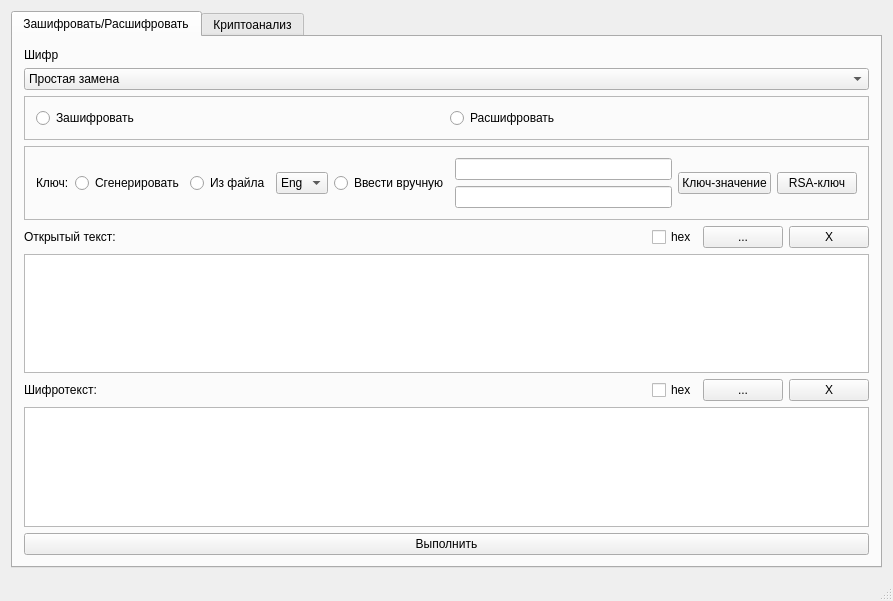
<?xml version="1.0" encoding="UTF-8"?>
<ui version="4.0">
 <class>MainWindow</class>
 <widget class="QMainWindow" name="MainWindow">
  <property name="geometry">
   <rect>
    <x>0</x>
    <y>0</y>
    <width>893</width>
    <height>601</height>
   </rect>
  </property>
  <property name="windowTitle">
   <string>MainWindow</string>
  </property>
  <widget class="QWidget" name="centralWidget">
   <layout class="QGridLayout" name="gridLayout">
    <item row="0" column="0">
     <widget class="QTabWidget" name="tabWidget">
      <property name="currentIndex">
       <number>0</number>
      </property>
      <widget class="QWidget" name="tab">
       <attribute name="title">
        <string>Зашифровать/Расшифровать</string>
       </attribute>
       <layout class="QGridLayout" name="gridLayout_2">
        <item row="3" column="0">
         <widget class="QFrame" name="keyFrame">
          <property name="frameShape">
           <enum>QFrame::StyledPanel</enum>
          </property>
          <property name="frameShadow">
           <enum>QFrame::Raised</enum>
          </property>
          <layout class="QHBoxLayout" name="horizontalLayout">
           <item>
            <widget class="QLabel" name="label_4">
             <property name="text">
              <string>Ключ:</string>
             </property>
            </widget>
           </item>
           <item>
            <widget class="QRadioButton" name="genKey">
             <property name="text">
              <string>Сгенерировать</string>
             </property>
            </widget>
           </item>
           <item>
            <widget class="QRadioButton" name="fromFile">
             <property name="text">
              <string>Из файла</string>
             </property>
            </widget>
           </item>
           <item>
            <widget class="QComboBox" name="alphBox">
             <item>
              <property name="text">
               <string>Eng</string>
              </property>
             </item>
             <item>
              <property name="text">
               <string>Rus</string>
              </property>
             </item>
            </widget>
           </item>
           <item>
            <widget class="QRadioButton" name="handmadeKey">
             <property name="text">
              <string>Ввести вручную</string>
             </property>
            </widget>
           </item>
           <item>
            <layout class="QVBoxLayout" name="verticalLayout">
             <item>
              <widget class="QLineEdit" name="keyLine"/>
             </item>
             <item>
              <widget class="QLineEdit" name="key2Line"/>
             </item>
            </layout>
           </item>
           <item>
            <widget class="QPushButton" name="keyPair">
             <property name="text">
              <string>Ключ-значение</string>
             </property>
            </widget>
           </item>
           <item>
            <widget class="QPushButton" name="rsaKeyButton">
             <property name="text">
              <string>RSA-ключ</string>
             </property>
            </widget>
           </item>
          </layout>
         </widget>
        </item>
        <item row="1" column="0">
         <widget class="QComboBox" name="cyphersBox">
          <item>
           <property name="text">
            <string>Простая замена</string>
           </property>
          </item>
          <item>
           <property name="text">
            <string>Сдвиговый шифр замены</string>
           </property>
          </item>
          <item>
           <property name="text">
            <string>Гаммирование</string>
           </property>
          </item>
          <item>
           <property name="text">
            <string>Одиночная перестановка</string>
           </property>
          </item>
          <item>
           <property name="text">
            <string>Двойная перестановка</string>
           </property>
          </item>
          <item>
           <property name="text">
            <string>RSA</string>
           </property>
          </item>
          <item>
           <property name="text">
            <string>Маршрутная перестановка</string>
           </property>
          </item>
          <item>
           <property name="text">
            <string>Полиалфавитная замена</string>
           </property>
          </item>
         </widget>
        </item>
        <item row="4" column="0">
         <layout class="QHBoxLayout" name="horizontalLayout_3">
          <item>
           <widget class="QLabel" name="label_2">
            <property name="text">
             <string>Открытый текст:</string>
            </property>
           </widget>
          </item>
          <item>
           <spacer name="horizontalSpacer">
            <property name="orientation">
             <enum>Qt::Horizontal</enum>
            </property>
            <property name="sizeHint" stdset="0">
             <size>
              <width>40</width>
              <height>20</height>
             </size>
            </property>
           </spacer>
          </item>
          <item>
           <widget class="QCheckBox" name="plainHex">
            <property name="text">
             <string>hex</string>
            </property>
           </widget>
          </item>
          <item>
           <widget class="QPushButton" name="openPlainText">
            <property name="text">
             <string>...</string>
            </property>
           </widget>
          </item>
          <item>
           <widget class="QPushButton" name="clearPlainTextButton">
            <property name="text">
             <string>X</string>
            </property>
           </widget>
          </item>
         </layout>
        </item>
        <item row="7" column="0">
         <widget class="QPlainTextEdit" name="cypherText"/>
        </item>
        <item row="2" column="0">
         <widget class="QFrame" name="modeFrame">
          <property name="frameShape">
           <enum>QFrame::StyledPanel</enum>
          </property>
          <property name="frameShadow">
           <enum>QFrame::Raised</enum>
          </property>
          <layout class="QHBoxLayout" name="horizontalLayout_5">
           <item>
            <widget class="QRadioButton" name="encrypt">
             <property name="text">
              <string>Зашифровать</string>
             </property>
            </widget>
           </item>
           <item>
            <widget class="QRadioButton" name="decrypt">
             <property name="text">
              <string>Расшифровать</string>
             </property>
            </widget>
           </item>
          </layout>
         </widget>
        </item>
        <item row="5" column="0">
         <widget class="QPlainTextEdit" name="plainText"/>
        </item>
        <item row="0" column="0">
         <widget class="QLabel" name="label">
          <property name="text">
           <string>Шифр</string>
          </property>
         </widget>
        </item>
        <item row="8" column="0">
         <widget class="QPushButton" name="doButton">
          <property name="text">
           <string>Выполнить</string>
          </property>
         </widget>
        </item>
        <item row="6" column="0">
         <layout class="QHBoxLayout" name="horizontalLayout_4">
          <item>
           <widget class="QLabel" name="label_3">
            <property name="text">
             <string>Шифротекст:</string>
            </property>
           </widget>
          </item>
          <item>
           <spacer name="horizontalSpacer_2">
            <property name="orientation">
             <enum>Qt::Horizontal</enum>
            </property>
            <property name="sizeHint" stdset="0">
             <size>
              <width>40</width>
              <height>20</height>
             </size>
            </property>
           </spacer>
          </item>
          <item>
           <widget class="QCheckBox" name="cryptHex">
            <property name="text">
             <string>hex</string>
            </property>
           </widget>
          </item>
          <item>
           <widget class="QPushButton" name="openCyphText">
            <property name="text">
             <string>...</string>
            </property>
           </widget>
          </item>
          <item>
           <widget class="QPushButton" name="clearCyphTextButton">
            <property name="text">
             <string>X</string>
            </property>
           </widget>
          </item>
         </layout>
        </item>
       </layout>
      </widget>
      <widget class="QWidget" name="tab_2">
       <attribute name="title">
        <string>Криптоанализ</string>
       </attribute>
      </widget>
     </widget>
    </item>
   </layout>
  </widget>
  <widget class="QStatusBar" name="statusBar"/>
 </widget>
 <layoutdefault spacing="6" margin="11"/>
 <resources/>
 <connections/>
</ui>
